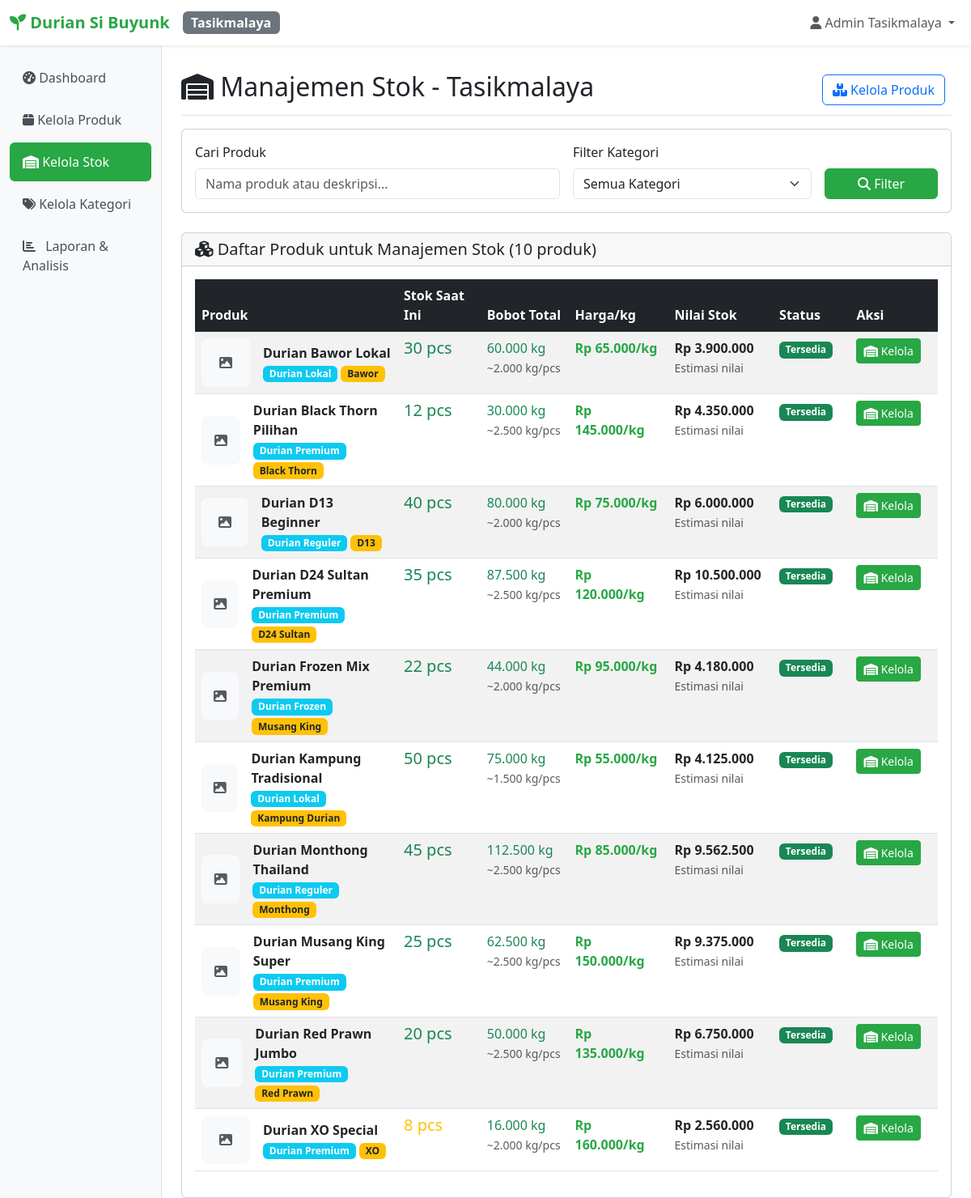
/cabang/tasik/manajemen-stok/index.php (signed in), run on an earlier commit of the app's database.
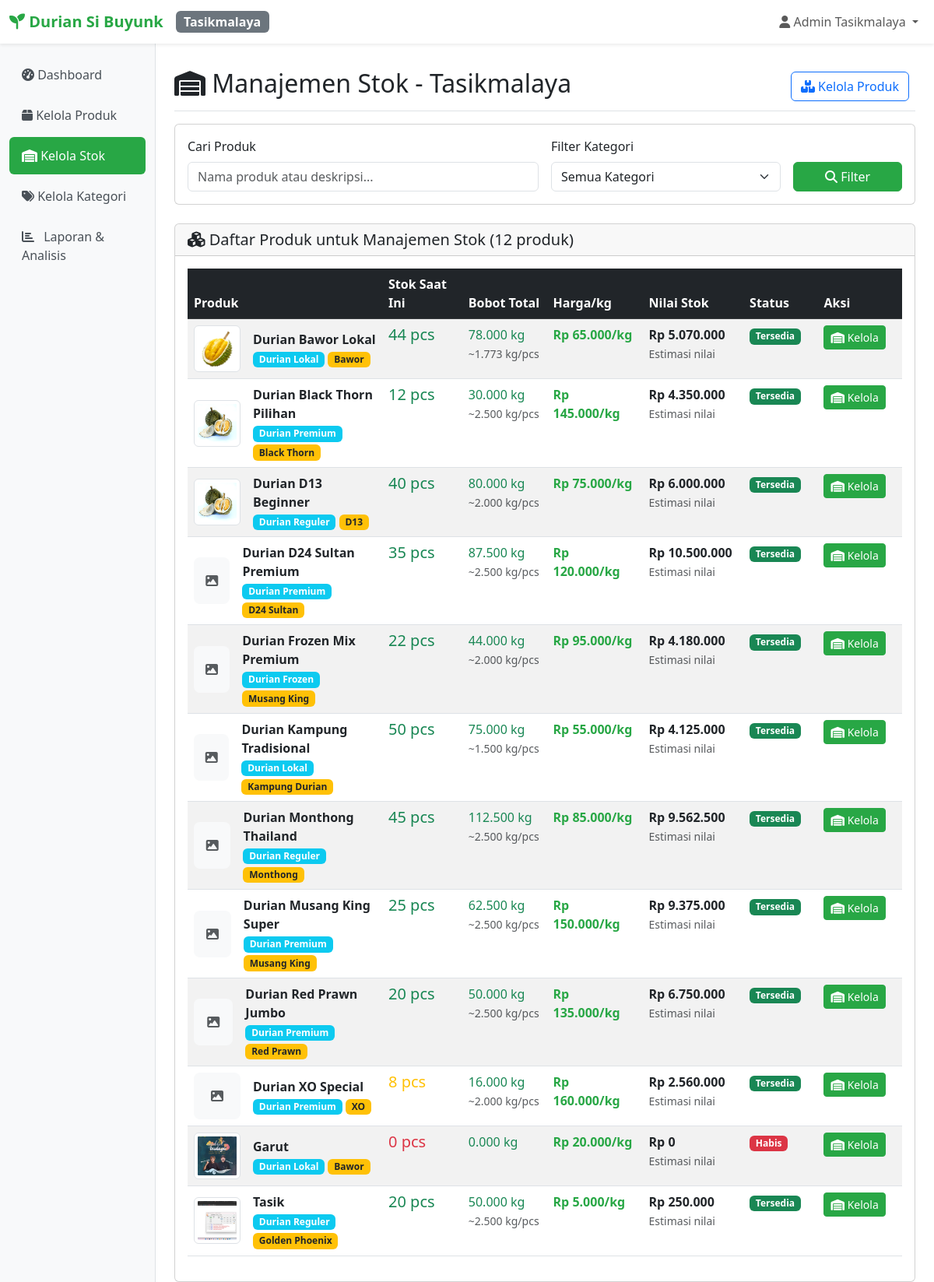
And on a later commit of the database.
### tables this page shows
CREATE TABLE `produk` (
  `id` int NOT NULL,
  `nama_produk` varchar(200) NOT NULL,
  `kategori_id` int DEFAULT NULL,
  `jenis_durian_id` int DEFAULT NULL,
  `harga` decimal(12,2) NOT NULL,
  `harga_per_kg` decimal(12,2) DEFAULT '0.00' COMMENT 'Harga per kilogram',
  `stok_tasik` int DEFAULT '0',
  `stok_garut` int DEFAULT '0',
  `total_kg_tasik` decimal(10,3) DEFAULT '0.000' COMMENT 'Total berat stok Tasik dalam kg',
  `total_kg_garut` decimal(10,3) DEFAULT '0.000' COMMENT 'Total berat stok Garut dalam kg',
  `total_pcs_tasik` int DEFAULT '0' COMMENT 'Total pieces Tasik',
  `total_pcs_garut` int DEFAULT '0' COMMENT 'Total pieces Garut',
  `satuan` varchar(20) DEFAULT 'pcs',
  `deskripsi` text,
  `gambar` varchar(255) DEFAULT NULL,
  `status` enum('aktif','nonaktif') DEFAULT 'aktif',
  `created_at` timestamp NOT NULL DEFAULT CURRENT_TIMESTAMP,
  `updated_at` timestamp NOT NULL DEFAULT CURRENT_TIMESTAMP ON UPDATE CURRENT_TIMESTAMP
);

CREATE TABLE `kategori` (
  `id` int NOT NULL,
  `nama_kategori` varchar(100) NOT NULL,
  `deskripsi` text,
  `created_at` timestamp NOT NULL DEFAULT CURRENT_TIMESTAMP
);

CREATE TABLE `jenis_durian` (
  `id` int NOT NULL,
  `nama_jenis` varchar(100) NOT NULL,
  `deskripsi` text,
  `created_at` timestamp NOT NULL DEFAULT CURRENT_TIMESTAMP
);

### includes/functions.php (called while the page is built, shortened)
<?php
require_once __DIR__ . '/../config/config.php';
function getProducts($cabang_id = null, $kategori_id = null, $search = null) {
    try {
        $pdo = getConnection();
        $sql = "SELECT p.*, k.nama_kategori, jd.nama_jenis,
                CASE
                    WHEN ? = 1 THEN p.stok_tasik
                    WHEN ? = 2 THEN p.stok_garut
                    ELSE (p.stok_tasik + p.stok_garut)
                END as stok
                FROM produk p
                LEFT JOIN kategori k ON p.kategori_id = k.id
                LEFT JOIN jenis_durian jd ON p.jenis_durian_id = jd.id
                WHERE p.status = 'aktif'";
        $params = [$cabang_id, $cabang_id];
        $sql .= " ORDER BY p.nama_produk";
        $stmt = $pdo->prepare($sql);
        $stmt->execute($params);
        return $stmt->fetchAll();
    } catch (Exception $e) {
        return [];
    }
}
function getImagePath($imageName, $branch = null) {
    if (!$imageName) return null;
    if (strpos($imageName, '/') !== false) {
        $path = "public/assets/images/products/" . $imageName;
    }
    return $path;
}
?>

### config/config.php (called while the page is built, shortened)
<?php
function formatRupiah($amount) {
    return 'Rp ' . number_format($amount, 0, ',', '.');
}
?>

### cabang/tasik/manajemen-stok/index.php (the view, shortened to what the changed rows need)
<?php
require_once __DIR__ . '/../../../includes/functions.php';
$kategori_id = isset($_GET['kategori']) ? (int)$_GET['kategori'] : null;
$search = isset($_GET['search']) ? sanitize($_GET['search']) : null;
$products = getProducts(CABANG_TASIK, $kategori_id, $search);
include __DIR__ . '/../../../includes/header.php';
?>
<div class="d-flex justify-content-between flex-wrap flex-md-nowrap align-items-center pt-3 pb-2 mb-3 border-bottom">
    <h1 class="h2"><i class="fas fa-warehouse"></i> Manajemen Stok - Tasikmalaya</h1>
</div>
<div class="card">
    <div class="card-header">
        <h5 class="mb-0">
            <i class="fas fa-cubes"></i> Daftar Produk untuk Manajemen Stok (<?= count($products) ?> produk)
        </h5>
    </div>
    <div class="card-body">
        <?php if (empty($products)): ?>
            <div class="text-center py-5">
                <i class="fas fa-box-open" style="font-size: 4rem; color: #6c757d;"></i>
                <h4 class="mt-3 text-muted">Tidak ada produk ditemukan</h4>
                <p class="text-muted">Belum ada produk atau coba ubah filter pencarian</p>
                <a href="../produk/tambah.php" class="btn btn-success">
                    <i class="fas fa-plus"></i> Tambah Produk Pertama
                </a>
            </div>
        <?php else: ?>
            <div class="d-none d-lg-block">
                <div class="table-responsive">
                    <table class="table table-striped table-hover">
                        <thead class="table-dark">
                            <tr>
                                <th style="min-width: 250px;">Produk</th>
                                <th style="width: 120px;">Stok Saat Ini</th>
                                <th style="width: 120px;">Bobot Total</th>
                                <th style="width: 130px;">Harga/kg</th>
                                <th style="width: 140px;">Nilai Stok</th>
                                <th style="width: 100px;">Status</th>
                                <th style="width: 120px;">Aksi</th>
                            </tr>
                        </thead>
                        <tbody>
                        <?php foreach ($products as $product): ?>
                            <tr>
                                <td>
                                    <div class="d-flex align-items-center">
                                        <?php
                                        $imagePath = getImagePath($product['gambar']);
                                        if ($imagePath && file_exists("../../../" . $imagePath)): ?>
                                            <img src="../../../<?= $imagePath ?>?v=<?= time() ?>"
                                                 class="img-thumbnail me-3" style="width: 60px; height: 60px; object-fit: cover;">
                                        <?php else: ?>
                                            <div class="bg-light d-flex align-items-center justify-content-center me-3"
                                                 style="width: 60px; height: 60px; border-radius: 8px;">
                                                <i class="fas fa-image text-muted"></i>
                                            </div>
                                        <?php endif; ?>
                                        <div>
                                            <strong><?= htmlspecialchars($product['nama_produk']) ?></strong>
                                            <?php if ($product['nama_kategori']): ?>
                                                <br><span class="badge bg-info"><?= htmlspecialchars($product['nama_kategori']) ?></span>
                                            <?php endif; ?>
                                            <?php if ($product['nama_jenis']): ?>
                                                <span class="badge bg-warning text-dark"><?= htmlspecialchars($product['nama_jenis']) ?></span>
                                            <?php endif; ?>
                                        </div>
                                    </div>
                                </td>
                                <td>
                                    <span class="h5 <?= $product['stok'] < 5 ? 'text-danger' : ($product['stok'] < 10 ? 'text-warning' : 'text-success') ?>">
                                        <?= $product['stok'] ?> pcs
                                    </span>
                                </td>
                                <td>
                                    <span class="h6 text-success">
                                        <?= number_format($product['total_kg_tasik'], 3) ?> kg
                                    </span>
                                    <?php if ($product['stok'] > 0): ?>
                                        <br><small class="text-muted">
                                            ~<?= number_format($product['total_kg_tasik'] / $product['stok'], 3) ?> kg/pcs
                                        </small>
                                    <?php endif; ?>
                                </td>
                                <td>
                                    <?php if ($product['harga_per_kg']): ?>
                                        <span class="text-primary fw-bold">
                                            <?= formatRupiah($product['harga_per_kg']) ?>/kg
                                        </span>
                                    <?php else: ?>
                                        <span class="text-muted">-</span>
                                    <?php endif; ?>
                                </td>
                                <td>
                                    <?php if ($product['harga_per_kg'] && $product['total_kg_tasik']): ?>
                                        <span class="fw-bold text-dark">
                                            <?= formatRupiah($product['harga_per_kg'] * $product['total_kg_tasik']) ?>
                                        </span>
                                        <br><small class="text-muted">Estimasi nilai</small>
                                    <?php else: ?>
                                        <span class="text-muted">-</span>
                                    <?php endif; ?>
                                </td>
                                <td>
                                    <?php if ($product['stok'] == 0): ?>
                                        <span class="badge bg-danger">Habis</span>
                                    <?php elseif ($product['stok'] < 5): ?>
                                        <span class="badge bg-warning">Menipis</span>
                                    <?php else: ?>
                                        <span class="badge bg-success">Tersedia</span>
                                    <?php endif; ?>
                                </td>
                                <td>
                                    <button type="button" class="btn btn-primary btn-sm"
                                            onclick="openStockModal(<?= $product['id'] ?>, '<?= htmlspecialchars($product['nama_produk']) ?>', <?= $product['stok'] ?>, <?= $product['total_kg_tasik'] ?>)"
                                            title="Kelola Stok">
                                        <i class="fas fa-warehouse"></i> Kelola
                                    </button>
                                </td>
                            </tr>
                        <?php endforeach; ?>
                    </tbody>
                </table>
                </div>
            </div>
        <?php endif; ?>
    </div>
</div>
</div>
</div>
</body>
</html>

What changed in the data, as far as the page shows it:
changed produk "Durian Bawor Lokal": gambar: picture added; stok "30" → "44"; total_kg_tasik "60.000" → "78.000"; stok "2.000" → "1.773"; formatRupiah($product['harga_per_kg'] * $product['total_kg_tasik']) "Rp 3.900.000" → "Rp 5.070.000"
changed produk "Durian Black Thorn Pilihan": gambar: picture added
changed produk "Durian D13 Beginner": gambar: picture added
added produk: gambar (picture), nama_produk "Garut", kategori.nama_kategori "Durian Lokal", jenis_durian.nama_jenis "Bawor", stok "0", total_kg_tasik "0.000", harga_per_kg "Rp 20.000", formatRupiah($product['harga_per_kg'] * $product['total_kg_tasik']) "Rp 0", shows "Habis"
added produk: gambar (picture), nama_produk "Tasik", kategori.nama_kategori "Durian Reguler", jenis_durian.nama_jenis "Golden Phoenix", stok "20", total_kg_tasik "50.000", stok "2.500", harga_per_kg "Rp 5.000", formatRupiah($product['harga_per_kg'] * $product['total_kg_tasik']) "Rp 250.000", shows "Tersedia"
Also different on the page:
count($products): "10" → "12"
